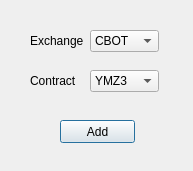
<?xml version="1.0" encoding="UTF-8"?>
<ui version="4.0">
 <class>AddContractDialog</class>
 <widget class="QDialog" name="AddContractDialog">
  <property name="windowModality">
   <enum>Qt::ApplicationModal</enum>
  </property>
  <property name="geometry">
   <rect>
    <x>0</x>
    <y>0</y>
    <width>193</width>
    <height>171</height>
   </rect>
  </property>
  <property name="windowTitle">
   <string>Add Contract</string>
  </property>
  <widget class="QLabel" name="label">
   <property name="geometry">
    <rect>
     <x>30</x>
     <y>30</y>
     <width>54</width>
     <height>21</height>
    </rect>
   </property>
   <property name="text">
    <string>Exchange</string>
   </property>
  </widget>
  <widget class="QLabel" name="label_2">
   <property name="geometry">
    <rect>
     <x>30</x>
     <y>70</y>
     <width>54</width>
     <height>21</height>
    </rect>
   </property>
   <property name="text">
    <string>Contract</string>
   </property>
  </widget>
  <widget class="QComboBox" name="comboBox_exchange">
   <property name="geometry">
    <rect>
     <x>90</x>
     <y>30</y>
     <width>69</width>
     <height>22</height>
    </rect>
   </property>
   <item>
    <property name="text">
     <string>CBOT</string>
    </property>
   </item>
   <item>
    <property name="text">
     <string>CME</string>
    </property>
   </item>
   <item>
    <property name="text">
     <string>HKIF</string>
    </property>
   </item>
   <item>
    <property name="text">
     <string>LME</string>
    </property>
   </item>
   <item>
    <property name="text">
     <string>NYBOT</string>
    </property>
   </item>
   <item>
    <property name="text">
     <string>NYMEX</string>
    </property>
   </item>
   <item>
    <property name="text">
     <string>TOCOM</string>
    </property>
   </item>
  </widget>
  <widget class="QComboBox" name="comboBox_contract">
   <property name="geometry">
    <rect>
     <x>90</x>
     <y>70</y>
     <width>69</width>
     <height>22</height>
    </rect>
   </property>
   <item>
    <property name="text">
     <string>YMZ3</string>
    </property>
   </item>
   <item>
    <property name="text">
     <string>ZCZ3</string>
    </property>
   </item>
   <item>
    <property name="text">
     <string>ZCH4</string>
    </property>
   </item>
   <item>
    <property name="text">
     <string>ZLV3</string>
    </property>
   </item>
   <item>
    <property name="text">
     <string>ZLZ3</string>
    </property>
   </item>
   <item>
    <property name="text">
     <string>ZMV3</string>
    </property>
   </item>
   <item>
    <property name="text">
     <string>ZMZ3</string>
    </property>
   </item>
   <item>
    <property name="text">
     <string>ZOZ3</string>
    </property>
   </item>
   <item>
    <property name="text">
     <string>ZRX3</string>
    </property>
   </item>
   <item>
    <property name="text">
     <string>ZSX3</string>
    </property>
   </item>
   <item>
    <property name="text">
     <string>ZSF4</string>
    </property>
   </item>
   <item>
    <property name="text">
     <string>ZSH4</string>
    </property>
   </item>
   <item>
    <property name="text">
     <string>ZWZ3</string>
    </property>
   </item>
   <item>
    <property name="text">
     <string>ZWH4</string>
    </property>
   </item>
  </widget>
  <widget class="QPushButton" name="pushButton">
   <property name="geometry">
    <rect>
     <x>60</x>
     <y>120</y>
     <width>75</width>
     <height>23</height>
    </rect>
   </property>
   <property name="text">
    <string>Add</string>
   </property>
  </widget>
 </widget>
 <resources/>
 <connections>
  <connection>
   <sender>comboBox_exchange</sender>
   <signal>currentIndexChanged(int)</signal>
   <receiver>AddContractDialog</receiver>
   <slot>on_change_exchange(int)</slot>
   <hints>
    <hint type="sourcelabel">
     <x>124</x>
     <y>40</y>
    </hint>
    <hint type="destinationlabel">
     <x>96</x>
     <y>60</y>
    </hint>
   </hints>
  </connection>
  <connection>
   <sender>pushButton</sender>
   <signal>clicked()</signal>
   <receiver>AddContractDialog</receiver>
   <slot>on_click_add()</slot>
   <hints>
    <hint type="sourcelabel">
     <x>97</x>
     <y>131</y>
    </hint>
    <hint type="destinationlabel">
     <x>96</x>
     <y>85</y>
    </hint>
   </hints>
  </connection>
 </connections>
 <slots>
  <slot>on_change_exchange(int)</slot>
  <slot>on_click_add()</slot>
 </slots>
</ui>
